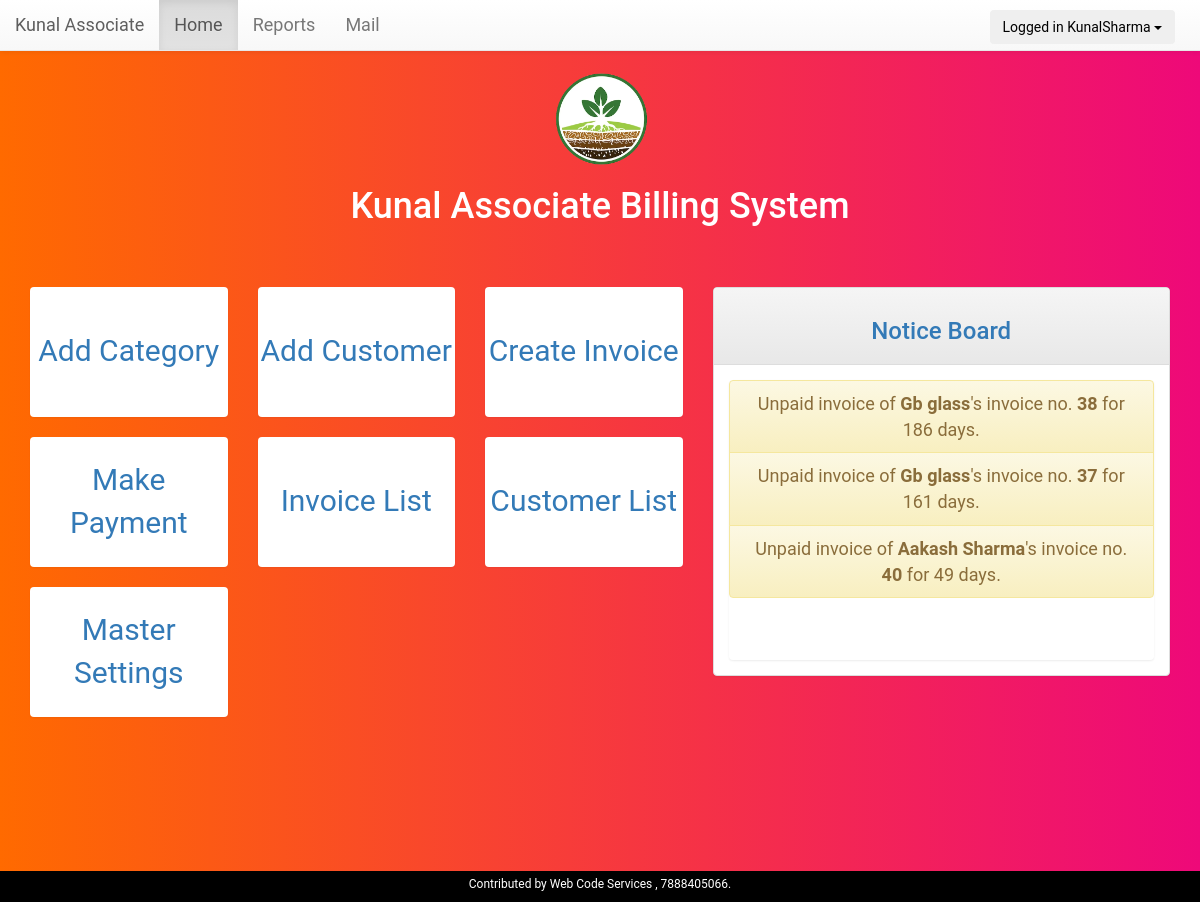
Screenshot of /dashboard.php (signed in) with the database file from the repository.
### tables this page shows
CREATE TABLE `invoice_order` (
  `order_id` int(11) NOT NULL,
  `category_id` int(10) DEFAULT NULL,
  `user_id` int(11) NOT NULL,
  `customer_id` int(11) NOT NULL,
  `order_date` varchar(20) NOT NULL,
  `bill_no` varchar(50) DEFAULT NULL,
  `order_total_before_tax` decimal(10,2) NOT NULL,
  `order_total_tax` decimal(10,2) NOT NULL,
  `cgst` varchar(20) NOT NULL DEFAULT '0',
  `sgst` varchar(20) NOT NULL DEFAULT '0',
  `igst` varchar(20) NOT NULL DEFAULT '0',
  `order_tax_per` varchar(250) DEFAULT NULL,
  `order_total_after_tax` double(10,2) NOT NULL,
  `order_amount_paid` decimal(10,2) NOT NULL,
  `order_total_amount_due` decimal(10,2) NOT NULL,
  `note` text NOT NULL
);

CREATE TABLE `customers` (
  `customer_id` int(11) NOT NULL,
  `user_id` int(11) NOT NULL,
  `customer_name` varchar(200) NOT NULL,
  `customer_address` varchar(250) NOT NULL,
  `customer_number` bigint(15) NOT NULL,
  `customer_pan` bigint(15) DEFAULT NULL,
  `created_date` datetime NOT NULL DEFAULT current_timestamp()
);

### Invoice.php (called while the page is built, shortened)
<?php
class Invoice{
	private $host  = 'localhost';
    private $user  = 'root';
    private $password   = "";
    private $database  = "kunalbilling";
    private $invoiceOrderTable = 'invoice_order';
	private $dbConnect = false;
    public function __construct(){
        if(!$this->dbConnect){
            $conn = new mysqli($this->host, $this->user, $this->password, $this->database);
            if($conn->connect_error){
                die("Error failed to connect to MySQL: " . $conn->connect_error);
            }else{
                $this->dbConnect = $conn;
            }
        }
    }
	private function getData($sqlQuery) {
		$result = mysqli_query($this->dbConnect, $sqlQuery);
		$data= array();
		while ($row = mysqli_fetch_array($result, MYSQLI_ASSOC)) {
			$data[]=$row;
		}
		return $data;
	}
	public function getInvoiceList(){
		$sqlQuery = "
			SELECT * FROM ".$this->invoiceOrderTable." join categories on ".$this->invoiceOrderTable.".category_id=categories.id
			WHERE ".$this->invoiceOrderTable.".user_id = '".$_SESSION['userid']."'
			ORDER BY ".$this->invoiceOrderTable.".order_date ASC";
		return  $this->getData($sqlQuery);
	}
}
?>

### ledger.php (called while the page is built, shortened)
<?php
class Ledger{
	private $host  = 'localhost';
    private $user  = 'root';
    private $password   = "";
    private $database  = "kunalbilling";
	private $CustomerTable = 'customers';
  private $dbConnect = false;
    public function __construct(){
        if(!$this->dbConnect){
            $conn = new mysqli($this->host, $this->user, $this->password, $this->database);
            if($conn->connect_error){
                die("Error failed to connect to MySQL: " . $conn->connect_error);
            }else{
                $this->dbConnect = $conn;
            }
        }
    }
	public function getCustomer($customerId){
		$sqlQuery = "
			SELECT * FROM ".$this->CustomerTable."
			WHERE user_id = '".$_SESSION['userid']."' AND customer_id = '$customerId'";
		$result = mysqli_query($this->dbConnect, $sqlQuery);
		$row = mysqli_fetch_array($result, MYSQLI_ASSOC);
		return $row;
	}
}

### notice_board.php (the view, shortened to what this page needs)
 <?php
 $today= strtotime(date("Y/m/d"));
 $invoiceList = $invoice ->getInvoiceList();
foreach($invoiceList as $invoice){
  $originalOrderDate = $invoice['order_date'];
  $dueAmount = (float)$invoice['order_total_amount_due'];
  $customerId = $invoice['customer_id'];
  $invoiceId = $invoice['order_id'];
  $parsedDate = strtotime(date("Y-m-d",strtotime($originalOrderDate )));
  $difference =  (int)(($today - $parsedDate)/60/60/24);
  if($difference >= 15 && $dueAmount > 0){
    $customer = $ledger -> getCustomer($customerId);
    echo'<li class="list-group-item alert-warning">Unpaid invoice of <b>'.$customer['customer_name'].'</b>\'s invoice no. <b>'.$invoiceId.'</b> for '.$difference.' days.</li>';
  }
}
    ?>

### css/style.css (style rules this page uses)
html { background-color: #f0f3f4; position: relative; min-height: 100%; }
body { background: #ee0979; background: -webkit-linear-gradient(to right, #ff6a00, #ee0979); background: linear-gradient(to right, #ff6a00, #ee0979); color: black; font-family: 'Roboto'; font-size: 18px; line-height: 1.42857; }

### rows the page displays
invoice_order: customer.customer_name "Gb glass", order_id "38"
invoice_order: customer.customer_name "Gb glass", order_id "37"
invoice_order: customer.customer_name "Aakash Sharma", order_id "40"

### other values shown
$_SESSION['user'] "KunalSharma"
